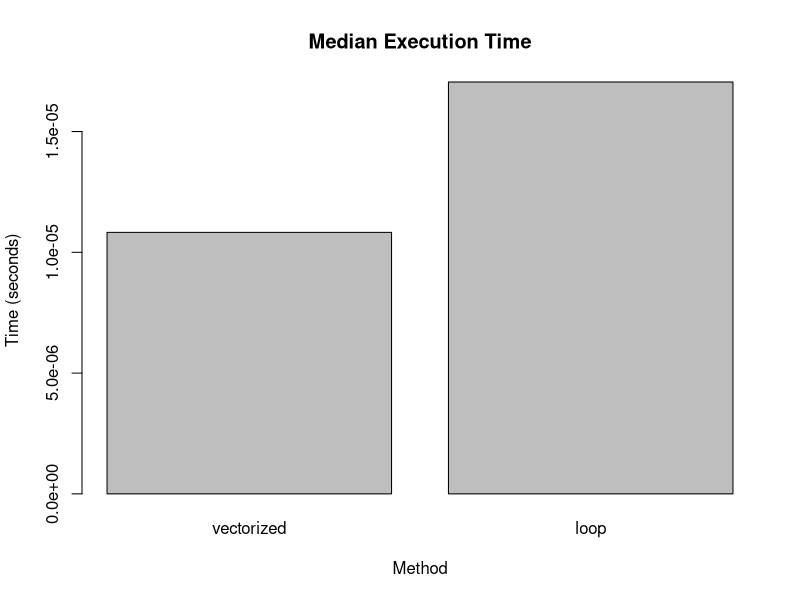
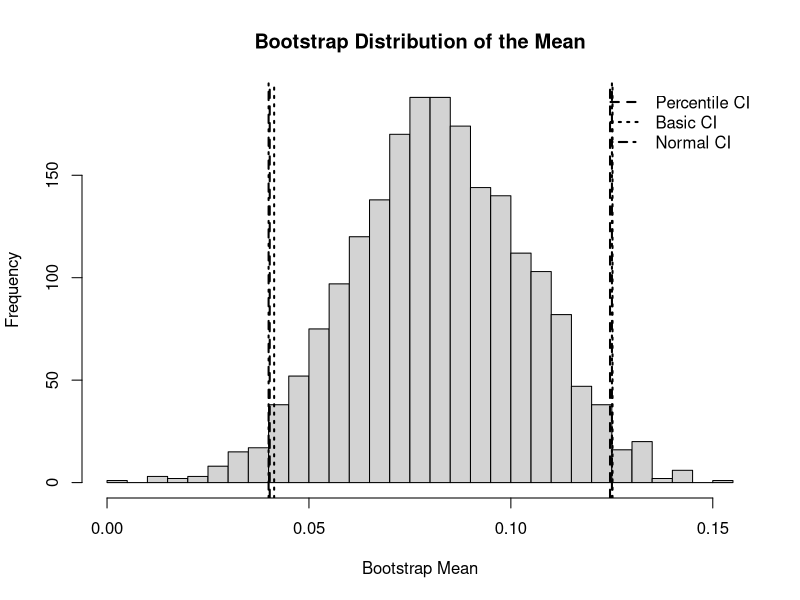
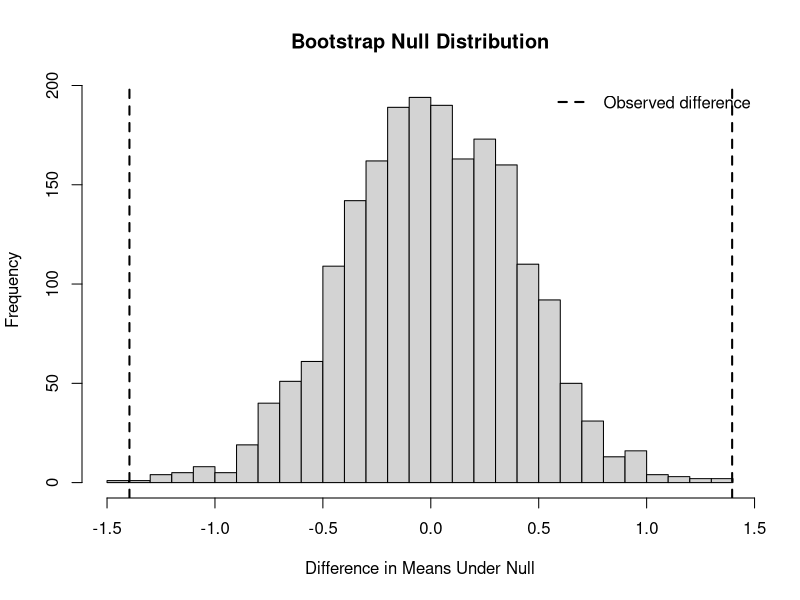

Reproduce these figures in R, in order.
## ---- chunk 1
library(tidyverse)
library(bench)
library(palmerpenguins)
library(purrr)
## ---- chunk 2
vectorized_zscore <- function(x) {
  (x - mean(x, na.rm = TRUE)) / sd(x, na.rm = TRUE)
}

loop_zscore <- function(x) {
  m <- mean(x, na.rm = TRUE)
  s <- sd(x, na.rm = TRUE)
  z <- numeric(length(x))
  
  for (i in seq_along(x)) {
    z[i] <- (x[i] - m) / s
  }
  
  z
}

x_iris <- iris$Sepal.Length

head(vectorized_zscore(x_iris))
head(loop_zscore(x_iris))
all.equal(vectorized_zscore(x_iris), loop_zscore(x_iris))
## ---- chunk 3
bench_results <- bench::mark(
  vectorized = vectorized_zscore(x_iris),
  loop = loop_zscore(x_iris),
  iterations = 50,
  check = FALSE
)

bench_results

median_times <- as.numeric(bench_results$median)
names(median_times) <- bench_results$expression

barplot(
  median_times,
  main = "Median Execution Time",
  ylab = "Time (seconds)",
  xlab = "Method"
)
## ---- chunk 4
chick_growth <- ChickWeight %>%
  group_by(Chick) %>%
  arrange(Time, .by_group = TRUE) %>%
  mutate(
    Growth.Rate = (weight - lag(weight)) / (Time - lag(Time)),
    Weight.Gain.Percent = (last(weight) - first(weight)) / first(weight) * 100
  ) %>%
  ungroup()

chick_summary <- chick_growth %>%
  group_by(Diet, Chick) %>%
  summarize(
    avg_growth_rate_chick = mean(Growth.Rate, na.rm = TRUE),
    max_weight_chick = max(weight, na.rm = TRUE),
    .groups = "drop"
  ) %>%
  group_by(Diet) %>%
  summarize(
    average_growth_rate = mean(avg_growth_rate_chick, na.rm = TRUE),
    mean_maximum_weight = mean(max_weight_chick, na.rm = TRUE),
    .groups = "drop"
  )

head(chick_growth)
chick_summary
## ---- chunk 5
data(penguins, package = "palmerpenguins")

species_names <- unique(na.omit(penguins$species))

penguin_list <- lapply(species_names, function(sp) {
  dat <- penguins[penguins$species == sp & !is.na(penguins$species), ]
  attr(dat, "sample_size") <- nrow(dat)
  dat
})

names(penguin_list) <- species_names

lapply(penguin_list, function(x) attr(x, "sample_size"))
## ---- chunk 6
numeric_penguins <- penguins %>%
  select(where(is.numeric))

means_lapply <- lapply(numeric_penguins, mean, na.rm = TRUE)
means_map_dbl <- map_dbl(numeric_penguins, mean, na.rm = TRUE)

means_lapply
means_map_dbl
## ---- chunk 7
mean_mass_by_species <- tapply(
  penguins$body_mass_g,
  penguins$species,
  mean,
  na.rm = TRUE
)

mean_mass_by_species_sex <- tapply(
  penguins$body_mass_g,
  list(penguins$species, penguins$sex),
  mean,
  na.rm = TRUE
)

mean_mass_by_species
mean_mass_by_species_sex
## ---- chunk 8
v <- c(1, 2, 3, 4, 5)
v_ref <- v

cat("Before modification:\n")
print(v)
print(v_ref)
cat("Identical before modification:", identical(v, v_ref), "\n")

v_ref[3] <- 99

cat("\nAfter modification:\n")
print(v)
print(v_ref)
cat("Identical after modification:", identical(v, v_ref), "\n")
## ---- chunk 9
inefficient_code <- function() {
  result <- numeric(0)
  for (i in 1:10000) {
    result <- c(result, i^2)
  }
  result
}

preallocated_code <- function() {
  result <- numeric(10000)
  for (i in 1:10000) {
    result[i] <- i^2
  }
  result
}

time_inefficient <- system.time(inefficient_result <- inefficient_code())
time_preallocated <- system.time(preallocated_result <- preallocated_code())

time_inefficient
time_preallocated
all.equal(inefficient_result, preallocated_result)
## ---- chunk 10
A <- matrix(c(4, 2, 1, 5), nrow = 2)
B <- matrix(c(3, 1, 0, 2), nrow = 2)
C <- matrix(c(1, 3, 5, 2, 4, 6), nrow = 2)

A
B
C

A_plus_B <- A + B
A_elementwise_B <- A * B
A_matrix_B <- A %*% B
tA_matrix_C <- t(A) %*% C
A_inverse <- solve(A)

A_plus_B
A_elementwise_B
A_matrix_B
tA_matrix_C
A_inverse
## ---- chunk 11
is_symmetric <- function(M) {
  if (!is.matrix(M)) {
    stop("Input must be a matrix.")
  }
  if (nrow(M) != ncol(M)) {
    stop("Input matrix must be square.")
  }
  isTRUE(all.equal(M, t(M)))
}

is_symmetric(A)
is_symmetric(B)
is_symmetric(t(A) %*% A)
## ---- chunk 12
M <- matrix(c(4, 2, 2, 3), nrow = 2)

eig_M <- eigen(M)

eig_M$values
eig_M$vectors
## ---- chunk 13
for (i in seq_along(eig_M$values)) {
  lambda <- eig_M$values[i]
  x_vec <- eig_M$vectors[, i]
  
  left_side <- M %*% x_vec
  right_side <- lambda * x_vec
  
  cat("Eigenpair", i, "\n")
  print(left_side)
  print(right_side)
  print(all.equal(as.numeric(left_side), as.numeric(right_side)))
}
## ---- chunk 14
P <- eig_M$vectors
D <- diag(eig_M$values)

M_reconstructed <- P %*% D %*% solve(P)

M
M_reconstructed
all.equal(M, M_reconstructed)
## ---- chunk 15
X <- matrix(c(3, 2, 2, 2, 3, -2, 2, -2, 3), nrow = 3)

svd_X <- svd(X)

svd_X$d
svd_X$u
svd_X$v

rank1_X <- svd_X$d[1] * svd_X$u[, 1] %*% t(svd_X$v[, 1])

frobenius_error <- norm(X - rank1_X, type = "F")

X
rank1_X
frobenius_error
## ---- chunk 16
set.seed(228)
n <- 100
x <- runif(n, -5, 5)
y <- 3 + 2 * x + rnorm(n, sd = 1)

X_design <- cbind(1, x)

qr_X <- qr(X_design)
Q <- qr.Q(qr_X)
R <- qr.R(qr_X)

beta_qr <- solve(R) %*% t(Q) %*% y

lm_fit <- lm(y ~ x)

beta_qr
coef(lm_fit)
all.equal(as.numeric(beta_qr), as.numeric(coef(lm_fit)))
## ---- chunk 17
rosenbrock <- function(x) {
  x1 <- x[1]
  x2 <- x[2]
  (1 - x1)^2 + 100 * (x2 - x1^2)^2
}

rosenbrock(c(-1.2, 1.0))
## ---- chunk 18
rosenbrock_grad <- function(x) {
  x1 <- x[1]
  x2 <- x[2]
  
  grad_x1 <- -2 * (1 - x1) - 400 * x1 * (x2 - x1^2)
  grad_x2 <- 200 * (x2 - x1^2)
  
  c(grad_x1, grad_x2)
}

rosenbrock_grad(c(-1.2, 1.0))
## ---- chunk 19
gradient_descent <- function(init, grad_fn, learning_rate, max_iter, tol) {
  x <- init
  
  for (iter in 1:max_iter) {
    grad <- grad_fn(x)
    
    if (sqrt(sum(grad^2)) < tol) {
      return(list(
        solution = x,
        value = rosenbrock(x),
        iterations = iter,
        converged = TRUE
      ))
    }
    
    x <- x - learning_rate * grad
  }
  
  list(
    solution = x,
    value = rosenbrock(x),
    iterations = max_iter,
    converged = FALSE
  )
}
## ---- chunk 20
gd_result <- gradient_descent(
  init = c(-1.2, 1.0),
  grad_fn = rosenbrock_grad,
  learning_rate = 0.001,
  max_iter = 10000,
  tol = 1e-6
)

gd_result
## ---- chunk 21
bfgs_result <- optim(
  par = c(-1.2, 1.0),
  fn = rosenbrock,
  gr = rosenbrock_grad,
  method = "BFGS"
)

bfgs_result
## ---- chunk 22
nelder_result <- optim(
  par = c(-1.2, 1.0),
  fn = rosenbrock,
  method = "Nelder-Mead"
)

method_comparison <- tibble(
  method = c("Gradient Descent", "BFGS", "Nelder-Mead"),
  x1 = c(gd_result$solution[1], bfgs_result$par[1], nelder_result$par[1]),
  x2 = c(gd_result$solution[2], bfgs_result$par[2], nelder_result$par[2]),
  function_value = c(gd_result$value, bfgs_result$value, nelder_result$value),
  iterations = c(gd_result$iterations, bfgs_result$counts["function"], nelder_result$counts["function"]),
  distance_to_true_min = c(
    sqrt(sum((gd_result$solution - c(1, 1))^2)),
    sqrt(sum((bfgs_result$par - c(1, 1))^2)),
    sqrt(sum((nelder_result$par - c(1, 1))^2))
  )
)

method_comparison
## ---- chunk 23
run_simulation <- function(n_samples, n_reps, dist_type) {
  results <- vector("list", n_reps)
  
  for (i in 1:n_reps) {
    if (dist_type == "normal") {
      sample_data <- rnorm(n_samples, mean = 0, sd = 1)
    } else if (dist_type == "t3") {
      sample_data <- rt(n_samples, df = 3)
    } else if (dist_type == "contaminated") {
      indicator <- rbinom(n_samples, size = 1, prob = 0.10)
      sample_data <- ifelse(
        indicator == 1,
        rnorm(n_samples, mean = 0, sd = 10),
        rnorm(n_samples, mean = 0, sd = 1)
      )
    } else {
      stop("Unknown distribution type.")
    }
    
    results[[i]] <- tibble(
      dist_type = dist_type,
      mean_est = mean(sample_data),
      median_est = median(sample_data),
      trimmed_mean_est = mean(sample_data, trim = 0.10)
    )
  }
  
  bind_rows(results)
}
## ---- chunk 24
set.seed(228)

sim_normal <- run_simulation(30, 1000, "normal")
sim_t3 <- run_simulation(30, 1000, "t3")
sim_contaminated <- run_simulation(30, 1000, "contaminated")

sim_all <- bind_rows(sim_normal, sim_t3, sim_contaminated)

sim_long <- sim_all %>%
  pivot_longer(
    cols = c(mean_est, median_est, trimmed_mean_est),
    names_to = "estimator",
    values_to = "estimate"
  )

simulation_summary <- sim_long %>%
  group_by(dist_type, estimator) %>%
  summarize(
    bias = mean(estimate) - 0,
    variance = var(estimate),
    mse = mean((estimate - 0)^2),
    .groups = "drop"
  )

simulation_summary
## ---- chunk 25
simulation_summary
## ---- chunk 26
bootstrap_mean <- function(data, B = 2000, ci_type = "percentile", conf = 0.95) {
  n <- length(data)
  theta_hat <- mean(data)
  
  boot_means <- replicate(B, {
    boot_sample <- sample(data, size = n, replace = TRUE)
    mean(boot_sample)
  })
  
  alpha <- 1 - conf
  se <- sd(boot_means)
  
  if (ci_type == "percentile") {
    ci <- quantile(boot_means, probs = c(alpha / 2, 1 - alpha / 2))
  } else if (ci_type == "basic") {
    q <- quantile(boot_means, probs = c(1 - alpha / 2, alpha / 2))
    ci <- 2 * theta_hat - q
  } else if (ci_type == "normal") {
    ci <- c(theta_hat - qnorm(1 - alpha / 2) * se,
            theta_hat + qnorm(1 - alpha / 2) * se)
  } else {
    stop("Unknown CI type.")
  }
  
  list(
    estimate = theta_hat,
    se = se,
    ci_type = ci_type,
    lower = as.numeric(ci[1]),
    upper = as.numeric(ci[2]),
    boot_means = boot_means
  )
}

set.seed(42)
returns <- rnorm(50, mean = 0.08, sd = 0.12)
returns <- returns + rexp(50, rate = 20) - 0.05

set.seed(228)
boot_percentile <- bootstrap_mean(returns, B = 2000, ci_type = "percentile")
boot_basic <- bootstrap_mean(returns, B = 2000, ci_type = "basic")
boot_normal <- bootstrap_mean(returns, B = 2000, ci_type = "normal")

bootstrap_ci_table <- tibble(
  method = c("percentile", "basic", "normal"),
  estimate = c(boot_percentile$estimate, boot_basic$estimate, boot_normal$estimate),
  se = c(boot_percentile$se, boot_basic$se, boot_normal$se),
  lower = c(boot_percentile$lower, boot_basic$lower, boot_normal$lower),
  upper = c(boot_percentile$upper, boot_basic$upper, boot_normal$upper)
)

bootstrap_ci_table
## ---- chunk 27
hist(
  boot_percentile$boot_means,
  breaks = 30,
  main = "Bootstrap Distribution of the Mean",
  xlab = "Bootstrap Mean"
)

abline(v = c(boot_percentile$lower, boot_percentile$upper), lty = 2, lwd = 2)
abline(v = c(boot_basic$lower, boot_basic$upper), lty = 3, lwd = 2)
abline(v = c(boot_normal$lower, boot_normal$upper), lty = 4, lwd = 2)

legend(
  "topright",
  legend = c("Percentile CI", "Basic CI", "Normal CI"),
  lty = c(2, 3, 4),
  lwd = 2,
  bty = "n"
)
## ---- chunk 28
bootstrap_ttest <- function(control, treatment, B = 2000) {
  observed_diff <- mean(treatment) - mean(control)
  
  pooled_mean <- mean(c(control, treatment))
  control_null <- control - mean(control) + pooled_mean
  treatment_null <- treatment - mean(treatment) + pooled_mean
  
  boot_diffs <- replicate(B, {
    boot_control <- sample(control_null, size = length(control), replace = TRUE)
    boot_treatment <- sample(treatment_null, size = length(treatment), replace = TRUE)
    mean(boot_treatment) - mean(boot_control)
  })
  
  p_value <- mean(abs(boot_diffs) >= abs(observed_diff))
  
  list(
    observed_diff = observed_diff,
    boot_diffs = boot_diffs,
    p_value = p_value
  )
}

set.seed(123)
control <- rnorm(40, mean = 10, sd = 2)
treatment <- rnorm(40, mean = 11.5, sd = 2)

set.seed(228)
boot_test <- bootstrap_ttest(control, treatment, B = 2000)

boot_test$observed_diff
boot_test$p_value

hist(
  boot_test$boot_diffs,
  breaks = 30,
  main = "Bootstrap Null Distribution",
  xlab = "Difference in Means Under Null"
)

abline(v = boot_test$observed_diff, lwd = 2, lty = 2)
abline(v = -boot_test$observed_diff, lwd = 2, lty = 2)
legend(
  "topright",
  legend = "Observed difference",
  lty = 2,
  lwd = 2,
  bty = "n"
)
## ---- chunk 29
standard_ttest <- t.test(treatment, control)

standard_ttest
boot_test$p_value
